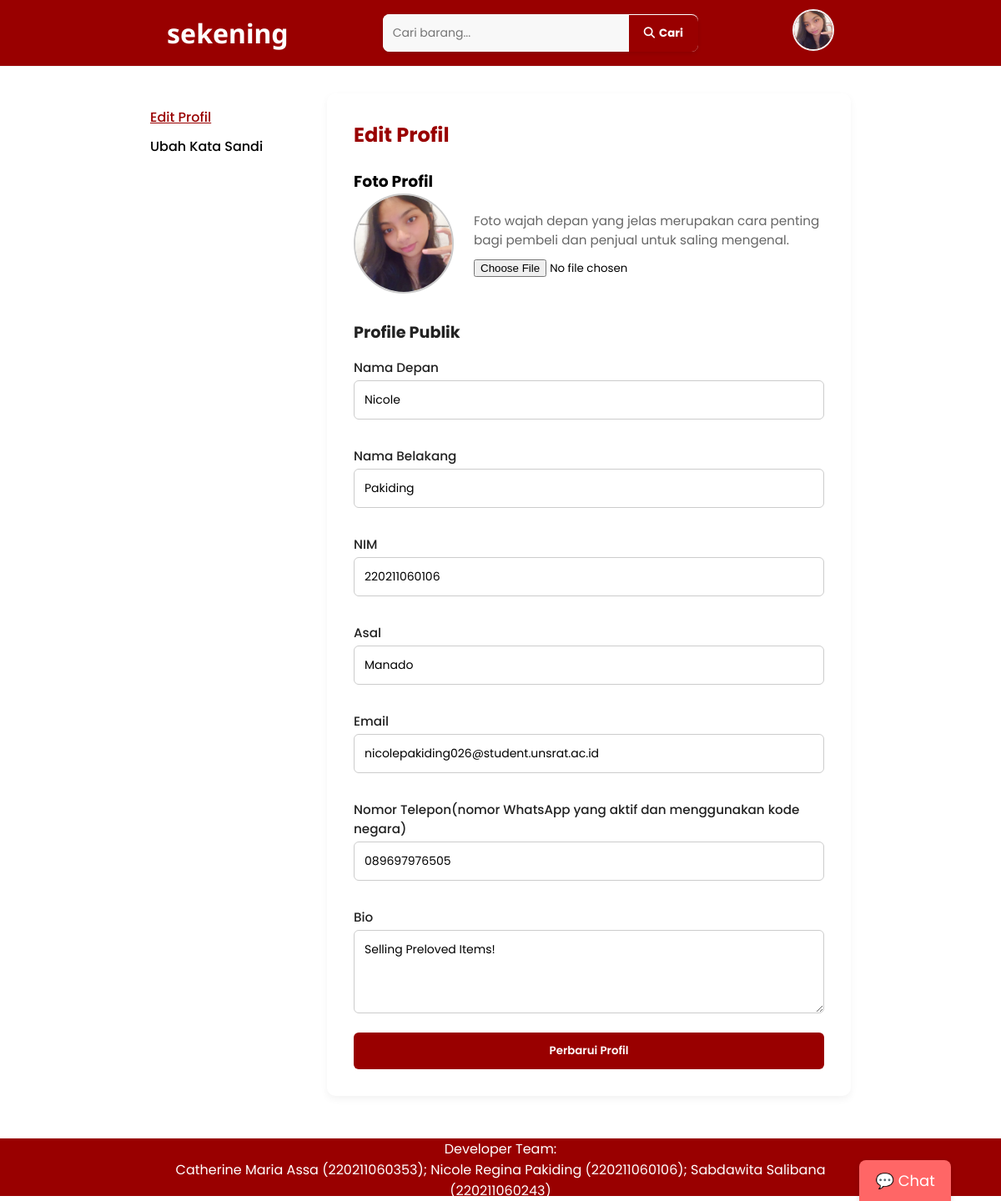
Screenshot of /editProfil.php (signed in) with the database file from the repository.
### tables this page shows
CREATE TABLE `users` (
  `user_id` int(11) NOT NULL,
  `first_name` varchar(100) NOT NULL,
  `last_name` varchar(100) NOT NULL,
  `student_id` varchar(20) NOT NULL,
  `user_dob` date DEFAULT NULL,
  `email` varchar(100) NOT NULL,
  `password_hash` varchar(255) NOT NULL,
  `profile_photo` varchar(255) DEFAULT NULL,
  `location` varchar(100) DEFAULT NULL,
  `phone_number` varchar(20) DEFAULT NULL,
  `bio` text DEFAULT NULL,
  `created_at` timestamp NOT NULL DEFAULT current_timestamp()
);

### editProfil.php (the view, shortened to what this page needs)
<?php
include 'includes/dbconn.php';
$isLoggedIn = isset($_SESSION['user_id']);
$user_data = null;
if ($isLoggedIn) {
    $user_id = $_SESSION['user_id'];
    $stmt = $conn->prepare("
        SELECT first_name, last_name, student_id, location, email, profile_photo, bio, phone_number
        FROM users WHERE user_id = ?
    ");
    $stmt->bind_param("i", $user_id);
    $stmt->execute();
    $result = $stmt->get_result();
    $user_data = $result->fetch_assoc();
}
?>
<!DOCTYPE html>
<html lang="id">
<head>
    <?php include "includes/styles.php"; ?>
</head>
<body>
    <?php include "includes/header.php"; ?>
    <main class="container">
        <section class="edit-sec">
            <section class="sidebar">
                <ul>
                    <li><a href="editProfil.php" class="active">Edit Profil</a></li>
                    <li><a href="editpassPage.php">Ubah Kata Sandi</a></li>
                </ul>
            </section>
            <section class="edit-profil">
                <h2>Edit Profil</h2>
                <form action="" method="POST" enctype="multipart/form-data">
                    <h3>Foto Profil</h3>
                    <div class="foto-profil">
                        <img
                            src="/sekening_02/<?= htmlspecialchars($user_data['profile_photo'] ?: 'uploads/placeholders/profile.jpg') ?>"
                            alt="Foto Profil <?= htmlspecialchars($user_data['first_name'] . ' ' . $user_data['last_name']) ?>"
                        />
                        <div class="up-desc">
                            <p>Foto wajah depan yang jelas merupakan cara penting bagi pembeli dan penjual untuk saling mengenal.</p>
                            <input type="file" name="profile_photo" accept="image/*">
                        </div>
                    </div>
                    <div class="profil-publik">
                        <h3>Profile Publik</h3>
                        <p class="label-profil">Nama Depan</p>
                        <input type="text" name="first_name" value="<?= htmlspecialchars($user_data['first_name']) ?>" required>
                        <p class="label-profil">Nama Belakang</p>
                        <input type="text" name="last_name" value="<?= htmlspecialchars($user_data['last_name']) ?>" required>
                        <p class="label-profil">NIM</p>
                        <input type="text" name="student_id" value="<?= htmlspecialchars($user_data['student_id']) ?>" required>
                        <p class="label-profil">Asal</p>
                        <input type="text" name="location" value="<?= htmlspecialchars($user_data['location']) ?>" required>
                        <p class="label-profil">Email</p>
                        <input type="email" name="email" value="<?= htmlspecialchars($user_data['email']) ?>" required>
                        <p class="label-profil">Nomor Telepon(nomor WhatsApp yang aktif dan menggunakan kode negara)</p>
                        <input type="text" name="phone_number" value="<?= htmlspecialchars($user_data['phone_number']) ?>" required>
                        <p class="label-profil">Bio</p>
                        <textarea name="bio" required><?= htmlspecialchars($user_data['bio']) ?></textarea>
                        <button type="submit">Perbarui Profil</button>
                    </div>
                </form>
            </section>
        </section>
    </main>
    <?php include "includes/chatWidget.php"; ?>
    <?php include "includes/footer.php"; ?>
</body>
</html>

### assets/css/base.css (style rules this page uses)
:root { --font-primary: "Poppins", sans-serif; --font-secondary: "Noto Sans", sans-serif; --font-size-xxs: 0.75rem; --font-size-xs: 0.875rem; --font-size-sm: 1rem; --font-size-md: 1.25rem; --font-size-lg: 1.5rem; --font-size-xl: 2rem; --font-size-xxl: 2.5rem; --font-size-logo: var(--font-size-xl); --font-size-nav: var(--font-size-sm); --font-size-search-input: var(--font-size-xs); --font-size-banner: var(--font-size-xxl); --font-size-recommendation-title: var(--font-size-lg); --font-size-card-title: var(--font-size-xs); --font-size-card-price: var(--font-size-sm); --font-size-card-desc: var(--font-size-xxs); --font-size-product-detail-title: var(--font-size-lg); --font-size-product-detail-price: var(--font-size-xl); --font-size-product-detail-label: var(--font-size-sm); --font-size-product-detail-desc: var(--font-size-xs); --font-size-preview-profile-name: var(--font-size-lg); --font-size-preview-profile-active: var(--font-size-xs); --font-size-preview-profile-button: var(--font-size-xs); --font-size-preview-profile-stats: var(--font-size-sm); --color-accent: #990000; --color-accent-secondary: #ff6666; --color-accent-hover-bg: hsl(0, 100%, 25%); --color-accent-hover-bg-dark: hsl(0, 100%, 20%); --color-accent-hover-gradient: linear-gradient(to right, hsl(0, 100%, 20%), hsl(0, 100%, 30%)); --color-bg-primary: #ffffff; --color-bg-secondary: #f5f5f5; --color-bg-hover: #f2f2f2; --color-text-primary: #222222; --color-text-secondary: #757575; --color-text-inverse: #ffffff; --color-border-light: #f2f2f2; --color-border-dark: #757575; }
* { margin: 0; padding: 0; box-sizing: border-box; font-family: var(--font-primary); list-style: none; text-decoration: none; scroll-padding-top: 2rem; scroll-behavior: smooth; }
body { margin-top: 7rem; height: 100%; background-color: var(--color-bg-primary); }
.container { width: 70%; margin: 0 auto; }

### assets/css/editSidebar.css (style rules this page uses)
.edit-sec { display: flex; }
.sidebar { width: 150px; margin-right: 30px; }
.sidebar ul { padding-top: 1rem; list-style-type: none; }
.sidebar li { margin-bottom: 10px; }
.sidebar a { text-decoration: none; color: black; font-weight: 500; }
.sidebar a:hover, .sidebar a.active { color: var(--color-accent); cursor: pointer; text-decoration: underline; transition: color 0.3s ease; }

### assets/css/editProfil.css (style rules this page uses)
.edit-sec { display: flex; flex-wrap: wrap; gap: 2rem; margin-top: 2rem; }
.edit-profil { flex: 1; padding: 2rem; background-color: var(--color-bg-primary, #fff); border-radius: 10px; box-shadow: 0 4px 10px rgba(0, 0, 0, 0.05); }
.edit-profil h2 { font-size: 1.5rem; margin-bottom: 1.5rem; color: var(--color-accent); }
.foto-profil { display: flex; flex-wrap: wrap; align-items: center; gap: 1.5rem; margin-bottom: 2rem; }
.foto-profil img { width: 120px; height: 120px; object-fit: cover; border-radius: 50%; border: 2px solid #ccc; }
.up-desc { flex: 1; }
.up-desc p { font-size: 0.95rem; color: #666; margin-bottom: 0.75rem; }
.up-desc input[type="file"] { display: block; margin-top: 0.5rem; }
.profil-publik h3 { font-size: 1.2rem; margin-top: 1rem; margin-bottom: 1rem; color: var(--color-text-primary); }
.label-profil { font-size: 0.95rem; font-weight: 500; color: var(--color-text-primary); margin-top: 1rem; margin-bottom: 0.25rem; }
.profil-publik input, .profil-publik textarea { width: 100%; padding: 12px; border: 1px solid #ccc; border-radius: 6px; font-size: 14px; margin-bottom: 1rem; }
.profil-publik textarea { min-height: 100px; resize: vertical; }
.profil-publik button[type="submit"] { width: 100%; padding: 0.75rem; border-radius: 6px; font-weight: 600; color: var(--color-text-inverse, #fff); background-color: var(--color-accent, #007bff); border: none; cursor: pointer; transition: background-color 0.3s ease-in-out; }

### rows the page displays
users: profile_photo (picture), first_name "Nicole", last_name "Pakiding", student_id "220211060106", location "Manado", email "nicolepakiding026@student.unsrat.ac.id", phone_number "089697976505", bio "Selling Preloved Items!"
